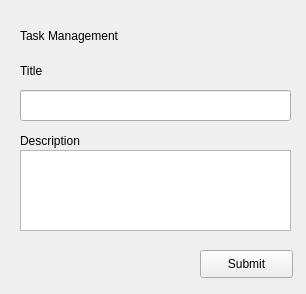
<?xml version="1.0" encoding="UTF-8"?>
<ui version="4.0">
 <class>newTaskWindow</class>
 <widget class="QWidget" name="newTaskWindow">
  <property name="geometry">
   <rect>
    <x>0</x>
    <y>0</y>
    <width>306</width>
    <height>294</height>
   </rect>
  </property>
  <property name="windowTitle">
   <string>Task Management</string>
  </property>
  <widget class="QPushButton" name="submitBtn">
   <property name="geometry">
    <rect>
     <x>200</x>
     <y>250</y>
     <width>93</width>
     <height>28</height>
    </rect>
   </property>
   <property name="cursor">
    <cursorShape>PointingHandCursor</cursorShape>
   </property>
   <property name="text">
    <string>Submit</string>
   </property>
  </widget>
  <widget class="QLineEdit" name="titleInput">
   <property name="geometry">
    <rect>
     <x>20</x>
     <y>90</y>
     <width>271</width>
     <height>31</height>
    </rect>
   </property>
  </widget>
  <widget class="QPlainTextEdit" name="descriptionInput">
   <property name="geometry">
    <rect>
     <x>20</x>
     <y>150</y>
     <width>271</width>
     <height>81</height>
    </rect>
   </property>
  </widget>
  <widget class="QLabel" name="titleLable">
   <property name="geometry">
    <rect>
     <x>20</x>
     <y>60</y>
     <width>161</width>
     <height>21</height>
    </rect>
   </property>
   <property name="text">
    <string>Title</string>
   </property>
  </widget>
  <widget class="QLabel" name="descriptionLable">
   <property name="geometry">
    <rect>
     <x>20</x>
     <y>130</y>
     <width>191</width>
     <height>21</height>
    </rect>
   </property>
   <property name="text">
    <string>Description</string>
   </property>
  </widget>
  <widget class="QLabel" name="mainHeader">
   <property name="geometry">
    <rect>
     <x>20</x>
     <y>20</y>
     <width>271</width>
     <height>31</height>
    </rect>
   </property>
   <property name="text">
    <string>Task Management</string>
   </property>
  </widget>
 </widget>
 <resources/>
 <connections/>
</ui>
